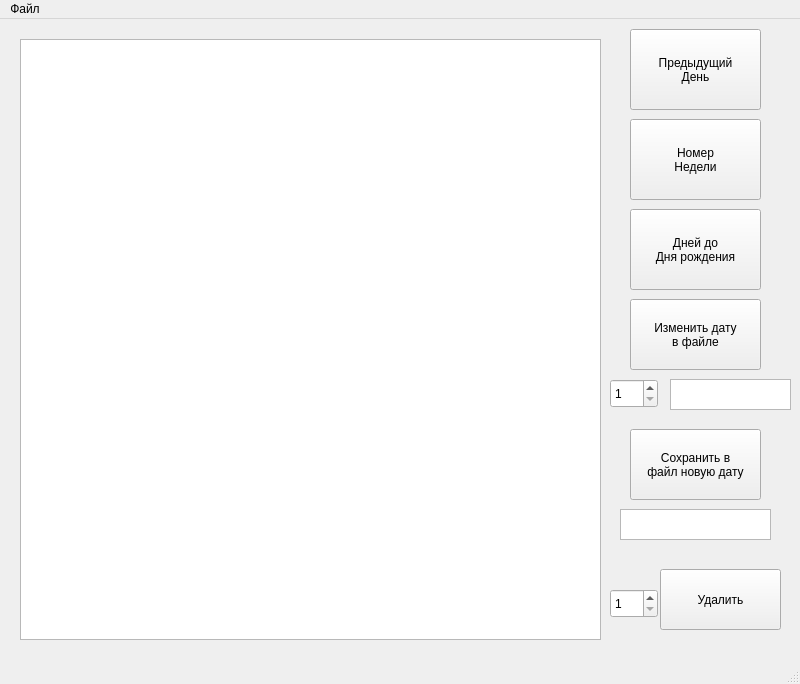
<?xml version="1.0" encoding="UTF-8"?>
<ui version="4.0">
 <class>MainWindow</class>
 <widget class="QMainWindow" name="MainWindow">
  <property name="geometry">
   <rect>
    <x>0</x>
    <y>0</y>
    <width>800</width>
    <height>684</height>
   </rect>
  </property>
  <property name="windowTitle">
   <string>MainWindow</string>
  </property>
  <widget class="QWidget" name="centralwidget">
   <widget class="QPushButton" name="pushButton">
    <property name="geometry">
     <rect>
      <x>630</x>
      <y>10</y>
      <width>131</width>
      <height>81</height>
     </rect>
    </property>
    <property name="text">
     <string>Предыдущий
День</string>
    </property>
   </widget>
   <widget class="QPushButton" name="pushButton_2">
    <property name="geometry">
     <rect>
      <x>630</x>
      <y>190</y>
      <width>131</width>
      <height>81</height>
     </rect>
    </property>
    <property name="text">
     <string>Дней до 
Дня рождения</string>
    </property>
   </widget>
   <widget class="QPushButton" name="pushButton_3">
    <property name="geometry">
     <rect>
      <x>630</x>
      <y>100</y>
      <width>131</width>
      <height>81</height>
     </rect>
    </property>
    <property name="text">
     <string>Номер
Недели</string>
    </property>
   </widget>
   <widget class="QPushButton" name="pushButton_4">
    <property name="geometry">
     <rect>
      <x>630</x>
      <y>410</y>
      <width>131</width>
      <height>71</height>
     </rect>
    </property>
    <property name="text">
     <string>Сохранить в
файл новую дату</string>
    </property>
   </widget>
   <widget class="QTextEdit" name="textEdit">
    <property name="geometry">
     <rect>
      <x>620</x>
      <y>490</y>
      <width>151</width>
      <height>31</height>
     </rect>
    </property>
   </widget>
   <widget class="QTableWidget" name="tableWidget">
    <property name="geometry">
     <rect>
      <x>20</x>
      <y>20</y>
      <width>581</width>
      <height>601</height>
     </rect>
    </property>
    <property name="tabletTracking">
     <bool>false</bool>
    </property>
    <property name="editTriggers">
     <set>QAbstractItemView::NoEditTriggers</set>
    </property>
    <property name="selectionMode">
     <enum>QAbstractItemView::SingleSelection</enum>
    </property>
    <property name="selectionBehavior">
     <enum>QAbstractItemView::SelectItems</enum>
    </property>
   </widget>
   <widget class="QPushButton" name="pushButton_5">
    <property name="geometry">
     <rect>
      <x>630</x>
      <y>280</y>
      <width>131</width>
      <height>71</height>
     </rect>
    </property>
    <property name="text">
     <string>Изменить дату
в файле</string>
    </property>
   </widget>
   <widget class="QTextEdit" name="textEdit_2">
    <property name="geometry">
     <rect>
      <x>670</x>
      <y>360</y>
      <width>121</width>
      <height>31</height>
     </rect>
    </property>
   </widget>
   <widget class="QSpinBox" name="spinBox">
    <property name="geometry">
     <rect>
      <x>610</x>
      <y>360</y>
      <width>48</width>
      <height>29</height>
     </rect>
    </property>
    <property name="minimum">
     <number>1</number>
    </property>
    <property name="maximum">
     <number>1000</number>
    </property>
   </widget>
   <widget class="QPushButton" name="pushButton_6">
    <property name="geometry">
     <rect>
      <x>660</x>
      <y>550</y>
      <width>121</width>
      <height>61</height>
     </rect>
    </property>
    <property name="text">
     <string>Удалить</string>
    </property>
   </widget>
   <widget class="QSpinBox" name="spinBox_2">
    <property name="geometry">
     <rect>
      <x>610</x>
      <y>570</y>
      <width>48</width>
      <height>29</height>
     </rect>
    </property>
    <property name="minimum">
     <number>1</number>
    </property>
    <property name="maximum">
     <number>1000</number>
    </property>
   </widget>
  </widget>
  <widget class="QMenuBar" name="menubar">
   <property name="geometry">
    <rect>
     <x>0</x>
     <y>0</y>
     <width>800</width>
     <height>25</height>
    </rect>
   </property>
   <widget class="QMenu" name="menuFile">
    <property name="title">
     <string>Файл</string>
    </property>
    <addaction name="separator"/>
    <addaction name="separator"/>
    <addaction name="action_3"/>
    <addaction name="action_4"/>
   </widget>
   <addaction name="menuFile"/>
  </widget>
  <widget class="QStatusBar" name="statusbar"/>
  <action name="action_3">
   <property name="text">
    <string>Открыть...</string>
   </property>
  </action>
  <action name="action_4">
   <property name="text">
    <string>Сохранить</string>
   </property>
  </action>
 </widget>
 <resources/>
 <connections/>
</ui>
